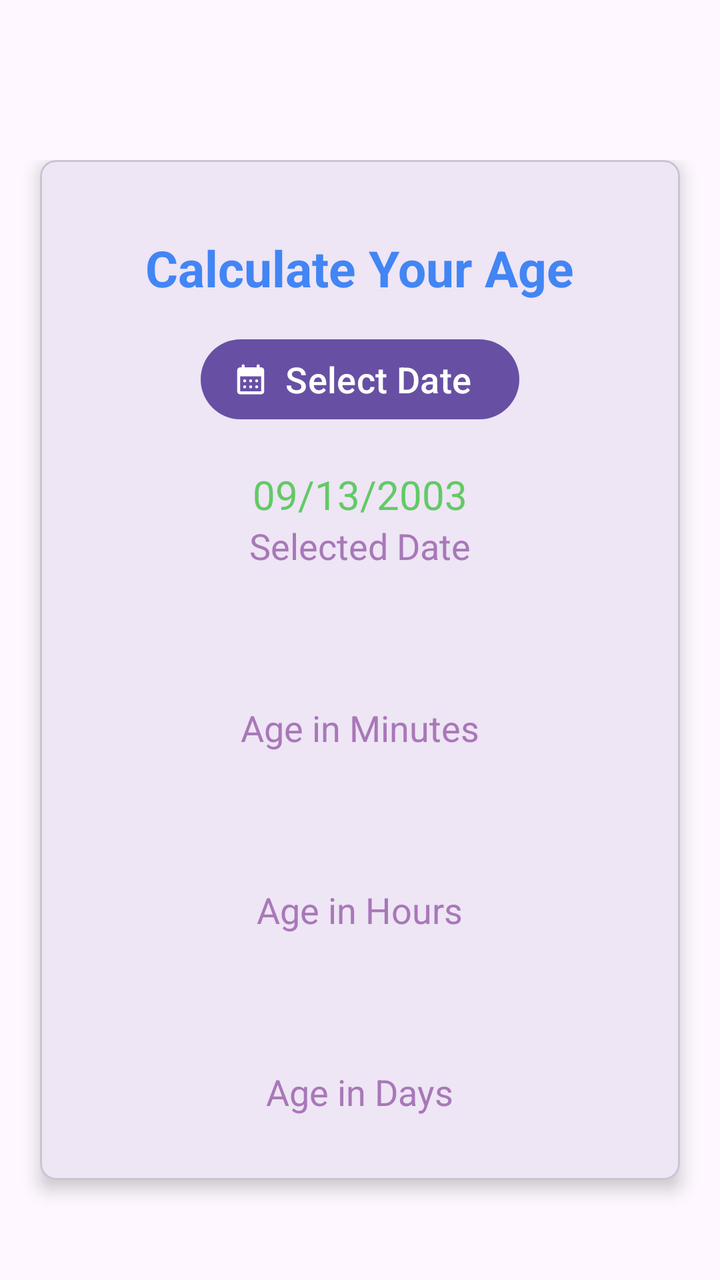
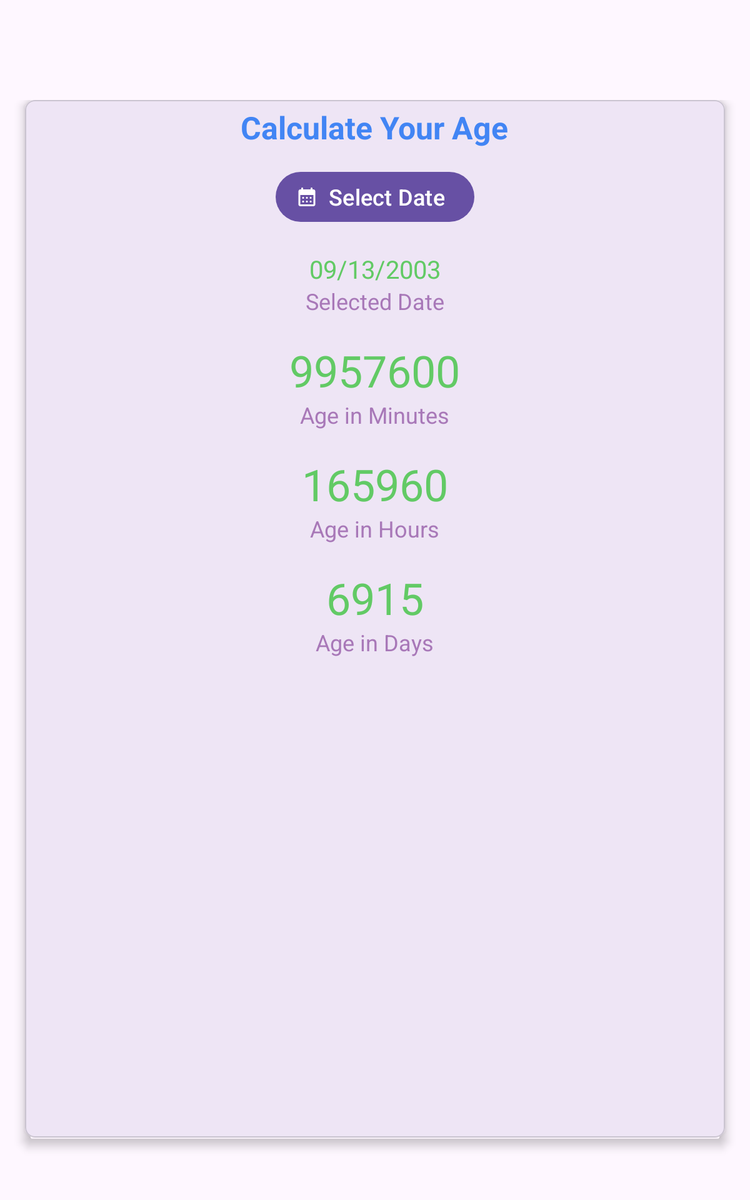

First picture: res/layout/ on a phone held upright. Second picture: the repository's own variant of that layout, on a device whose configuration matches the variant's folder. Source for both follows.
<!-- AndroidManifest.xml: application theme Theme.TestApps -->
<!-- res/layout/activity_age_calculator.xml -->
<?xml version="1.0" encoding="utf-8"?>
<LinearLayout xmlns:android="http://schemas.android.com/apk/res/android"
    xmlns:app="http://schemas.android.com/apk/res-auto"
    xmlns:tools="http://schemas.android.com/tools"
    android:layout_width="match_parent"
    android:layout_height="match_parent"
    android:orientation="vertical"
    android:background="@drawable/ic_bg"
    android:paddingTop="80dp"
    tools:context=".features.age_calculator.AgeCalculator"
    >

    <com.google.android.material.card.MaterialCardView
        android:id="@+id/materialCardView"
        android:layout_width="match_parent"
        android:layout_height="match_parent"
        android:layout_marginBottom="50dp"
        android:layout_marginStart="20dp"
        android:layout_marginEnd="20dp"
        android:background="@color/white"
        android:gravity="center"
        app:cardCornerRadius="8dp"
        app:cardElevation="5dp">
        <LinearLayout
            android:layout_width="match_parent"
            android:layout_height="match_parent"
            android:gravity="center"
            android:orientation="vertical">

            <com.google.android.material.textview.MaterialTextView
                android:layout_width="wrap_content"
                android:layout_height="wrap_content"
                android:layout_marginTop="5dp"
                android:layout_marginBottom="15dp"
                android:gravity="center"
                android:text="@string/age_calc_title"
                android:textColor="@color/pixel_blue"
                android:textSize="25sp"
                android:textStyle="bold"
                tools:layout_conversion_absoluteHeight="34dp"
                tools:layout_conversion_absoluteWidth="371dp"
                tools:layout_editor_absoluteX="20dp"
                tools:layout_editor_absoluteY="194dp" />

            <com.google.android.material.button.MaterialButton
                android:id="@+id/btnBirthdatePicker"
                style="@style/Widget.Material3.Button.Icon"
                android:layout_width="wrap_content"
                android:layout_height="wrap_content"
                android:text="@string/age_calc_datepicker"
                android:textColor="@color/white"
                android:textSize="18sp"
                app:icon="@drawable/ic_round_calendar_month_24dp" />

            <com.google.android.material.textview.MaterialTextView
                android:id="@+id/tvSelectedDate"
                android:layout_width="wrap_content"
                android:layout_height="wrap_content"
                android:layout_marginTop="20dp"
                android:text="09/13/2003"
                android:textColor="@color/lightGreenTextColor"
                android:textSize="20sp" />

            <com.google.android.material.textview.MaterialTextView
                android:layout_width="wrap_content"
                android:layout_height="wrap_content"
                android:text="@string/age_calc_selected_date"
                android:textColor="@color/lightPurpleTextColor"
                android:textSize="18sp" />

            <com.google.android.material.textview.MaterialTextView
                android:id="@+id/tvSelectedDateInMinutes"
                android:layout_width="wrap_content"
                android:layout_height="wrap_content"
                android:layout_marginTop="20dp"
                android:textColor="@color/lightGreenTextColor"
                android:textIsSelectable="true"
                android:textSize="35sp" />

            <com.google.android.material.textview.MaterialTextView
                android:layout_width="wrap_content"
                android:layout_height="wrap_content"
                android:text="@string/age_in_minutes"
                android:textColor="@color/lightPurpleTextColor"
                android:textSize="18sp" />

            <com.google.android.material.textview.MaterialTextView
                android:id="@+id/tvSelectedDateInHours"
                android:layout_width="wrap_content"
                android:layout_height="wrap_content"
                android:layout_marginTop="20dp"
                android:textColor="@color/lightGreenTextColor"
                android:textIsSelectable="true"
                android:textSize="35sp" />

            <com.google.android.material.textview.MaterialTextView
                android:layout_width="wrap_content"
                android:layout_height="wrap_content"
                android:text="@string/age_in_hours"
                android:textColor="@color/lightPurpleTextColor"
                android:textSize="18sp" />

            <com.google.android.material.textview.MaterialTextView
                android:id="@+id/tvSelectedDateInDays"
                android:layout_width="wrap_content"
                android:layout_height="wrap_content"
                android:layout_marginTop="20dp"
                android:textColor="@color/lightGreenTextColor"
                android:textIsSelectable="true"
                android:textSize="35sp" />

            <com.google.android.material.textview.MaterialTextView
                android:layout_width="wrap_content"
                android:layout_height="wrap_content"
                android:text="@string/age_in_days"
                android:textColor="@color/lightPurpleTextColor"
                android:textSize="18sp" />
        </LinearLayout>
    </com.google.android.material.card.MaterialCardView>


</LinearLayout>
<!-- resources referenced by this layout -->
<resources>
  <color name="lightGreenTextColor">#62CA65</color>
  <color name="lightPurpleTextColor">#A878B8</color>
  <color name="pixel_blue">#4285F4</color>
  <color name="white">#FFFFFFFF</color>
  <!-- drawable ic_round_calendar_month_24dp (drawable) -->
  <?xml version="1.0" encoding="UTF-8" standalone="no"?>
  <vector xmlns:android="http://schemas.android.com/apk/res/android" android:height="24dp" android:tint="#000000" android:viewportHeight="24.0" android:viewportWidth="24.0" android:width="24dp">
        
      <path android:fillColor="@android:color/white" android:pathData="M17,2c-0.55,0 -1,0.45 -1,1v1H8V3c0,-0.55 -0.45,-1 -1,-1S6,2.45 6,3v1H5C3.89,4 3.01,4.9 3.01,6L3,20c0,1.1 0.89,2 2,2h14c1.1,0 2,-0.9 2,-2V6c0,-1.1 -0.9,-2 -2,-2h-1V3C18,2.45 17.55,2 17,2zM19,20H5V10h14V20zM11,13c0,-0.55 0.45,-1 1,-1s1,0.45 1,1s-0.45,1 -1,1S11,13.55 11,13zM7,13c0,-0.55 0.45,-1 1,-1s1,0.45 1,1s-0.45,1 -1,1S7,13.55 7,13zM15,13c0,-0.55 0.45,-1 1,-1s1,0.45 1,1s-0.45,1 -1,1S15,13.55 15,13zM11,17c0,-0.55 0.45,-1 1,-1s1,0.45 1,1s-0.45,1 -1,1S11,17.55 11,17zM7,17c0,-0.55 0.45,-1 1,-1s1,0.45 1,1s-0.45,1 -1,1S7,17.55 7,17zM15,17c0,-0.55 0.45,-1 1,-1s1,0.45 1,1s-0.45,1 -1,1S15,17.55 15,17z"/>
      
  </vector>
  <string name="age_calc_datepicker">Select Date</string>
  <string name="age_calc_selected_date">Selected Date</string>
  <string name="age_calc_title">Calculate Your Age</string>
  <string name="age_in_days">Age in Days</string>
  <string name="age_in_hours">Age in Hours</string>
  <string name="age_in_minutes">Age in Minutes</string>
  <!-- from res/values-v29/ -->
  <style name="Theme.TestApps" parent="Base.Theme.TestApps">
          
          <item name="android:navigationBarColor">@android:color/transparent</item>
          <item name="android:statusBarColor">@android:color/transparent</item>
          <item name="android:windowLightStatusBar">?attr/isLightTheme</item>
      </style>
  <style name="Base.Theme.TestApps" parent="Theme.Material3.DayNight.NoActionBar">
          
          
      </style>
</resources>
<!-- res/layout-sw600dp/activity_age_calculator.xml (the repository's variant of the layout above) -->
<!-- drawn on a 7-inch tablet held upright -->
<?xml version="1.0" encoding="utf-8"?>
<LinearLayout xmlns:android="http://schemas.android.com/apk/res/android"
    xmlns:app="http://schemas.android.com/apk/res-auto"
    xmlns:tools="http://schemas.android.com/tools"
    android:layout_width="match_parent"
    android:layout_height="match_parent"
    android:orientation="vertical"
    android:background="@drawable/ic_bg"
    android:paddingTop="80dp"
    tools:context=".miniapps.AgeCalculator"
    >

    

    <com.google.android.material.card.MaterialCardView
        android:id="@+id/materialCardView"
        android:layout_width="match_parent"
        android:layout_height="match_parent"
        android:layout_marginBottom="50dp"
        android:layout_marginStart="20dp"
        android:layout_marginEnd="20dp"
        android:background="@color/white"
        android:gravity="center"
        app:cardCornerRadius="8dp"
        app:cardElevation="5dp">

      <ScrollView
      android:layout_width="match_parent"
      android:layout_height="match_parent">
        
        <LinearLayout 
            android:layout_width="match_parent" 
            android:layout_height="wrap_content"
            android:orientation="vertical" 
            android:gravity="center"> 
            
            <com.google.android.material.textview.MaterialTextView
                android:layout_width="wrap_content"
                android:layout_height="wrap_content"
                android:layout_marginTop="5dp"
                android:layout_marginBottom="15dp"
                android:gravity="center"
                android:text="@string/age_calc_title"
                android:textColor="@color/pixel_blue"
                android:textSize="25sp"
                android:textStyle="bold"
                tools:layout_conversion_absoluteHeight="34dp"
                tools:layout_conversion_absoluteWidth="371dp"
                tools:layout_editor_absoluteX="20dp"
                tools:layout_editor_absoluteY="194dp" />

            <com.google.android.material.button.MaterialButton
                style="@style/Widget.Material3.Button.Icon"
                app:icon="@drawable/round_calendar_month_24dp"
                android:id="@+id/btnBirthdatePicker"
                android:layout_width="wrap_content"
                android:layout_height="wrap_content"
                android:text="@string/age_calc_datepicker"
                android:textColor="@color/white"
                android:textSize="18sp" />

            <com.google.android.material.textview.MaterialTextView
                android:id="@+id/tvSelectedDate"
                android:layout_width="wrap_content"
                android:layout_height="wrap_content"
                android:layout_marginTop="20dp"
                android:text="09/13/2003"
                android:textColor="@color/lightGreenTextColor"
                android:textSize="20sp" />

            <com.google.android.material.textview.MaterialTextView
                android:layout_width="wrap_content"
                android:layout_height="wrap_content"
                android:text="Selected Date"
                android:textColor="@color/lightPurpleTextColor"
                android:textSize="18sp" />

            <com.google.android.material.textview.MaterialTextView
               android:id="@+id/tvSelectedDateInMinutes"
                android:layout_width="wrap_content"
                android:layout_height="wrap_content"
                android:layout_marginTop="20dp"
                android:text="9957600"
                android:textColor="@color/lightGreenTextColor"
                android:textSize="35sp" 
                android:textIsSelectable="true"/>

            <com.google.android.material.textview.MaterialTextView
                android:layout_width="wrap_content"
                android:layout_height="wrap_content"
                android:text="Age in Minutes"
                android:textColor="@color/lightPurpleTextColor"
                android:textSize="18sp" />

         <com.google.android.material.textview.MaterialTextView
               android:id="@+id/tvSelectedDateInHours"
                android:layout_width="wrap_content"
                android:layout_height="wrap_content"
                android:layout_marginTop="20dp"
                android:text="165960"
                android:textColor="@color/lightGreenTextColor"
                android:textSize="35sp" 
                android:textIsSelectable="true"/>

            <com.google.android.material.textview.MaterialTextView
                android:layout_width="wrap_content"
                android:layout_height="wrap_content"
                android:text="Age in Hours"
                android:textColor="@color/lightPurpleTextColor"
                android:textSize="18sp" />

         <com.google.android.material.textview.MaterialTextView
               android:id="@+id/tvSelectedDateInDays"
                android:layout_width="wrap_content"
                android:layout_height="wrap_content"
                android:layout_marginTop="20dp"
                android:text="6915"
                android:textColor="@color/lightGreenTextColor"
                android:textSize="35sp" 
                android:textIsSelectable="true"/>

            <com.google.android.material.textview.MaterialTextView
                android:layout_width="wrap_content"
                android:layout_height="wrap_content"
                android:text="Age in Days"
                android:textColor="@color/lightPurpleTextColor"
                android:textSize="18sp" />
        </LinearLayout>
      </ScrollView>
    </com.google.android.material.card.MaterialCardView>


</LinearLayout>
<!-- resources referenced by the variant -->
<!-- as a 7-inch tablet held upright resolves them -->
<resources>
  <color name="lightGreenTextColor">#62CA65</color>
  <color name="lightPurpleTextColor">#A878B8</color>
  <color name="pixel_blue">#4285F4</color>
  <color name="white">#FFFFFFFF</color>
  <!-- drawable round_calendar_month_24dp (drawable) -->
  <?xml version="1.0" encoding="UTF-8" standalone="no"?>
  
  <vector xmlns:android="http://schemas.android.com/apk/res/android" android:height="24dp" android:tint="#000000" android:viewportHeight="24.0" android:viewportWidth="24.0" android:width="24dp">
        
      <path android:fillColor="@android:color/white" android:pathData="M17,2c-0.55,0 -1,0.45 -1,1v1H8V3c0,-0.55 -0.45,-1 -1,-1S6,2.45 6,3v1H5C3.89,4 3.01,4.9 3.01,6L3,20c0,1.1 0.89,2 2,2h14c1.1,0 2,-0.9 2,-2V6c0,-1.1 -0.9,-2 -2,-2h-1V3C18,2.45 17.55,2 17,2zM19,20H5V10h14V20zM11,13c0,-0.55 0.45,-1 1,-1s1,0.45 1,1s-0.45,1 -1,1S11,13.55 11,13zM7,13c0,-0.55 0.45,-1 1,-1s1,0.45 1,1s-0.45,1 -1,1S7,13.55 7,13zM15,13c0,-0.55 0.45,-1 1,-1s1,0.45 1,1s-0.45,1 -1,1S15,13.55 15,13zM11,17c0,-0.55 0.45,-1 1,-1s1,0.45 1,1s-0.45,1 -1,1S11,17.55 11,17zM7,17c0,-0.55 0.45,-1 1,-1s1,0.45 1,1s-0.45,1 -1,1S7,17.55 7,17zM15,17c0,-0.55 0.45,-1 1,-1s1,0.45 1,1s-0.45,1 -1,1S15,17.55 15,17z"/>
      
  </vector>
  <string name="age_calc_datepicker">Select Date</string>
  <string name="age_calc_title">Calculate Your Age</string>
  <!-- from res/values-v29/ -->
  <style name="Theme.TestApps" parent="Base.Theme.TestApps">
          
          <item name="android:navigationBarColor">@android:color/transparent</item>
          <item name="android:statusBarColor">@android:color/transparent</item>
          <item name="android:windowLightStatusBar">?attr/isLightTheme</item>
      </style>
  <style name="Base.Theme.TestApps" parent="Theme.Material3.DayNight.NoActionBar">
          
          
      </style>
</resources>
